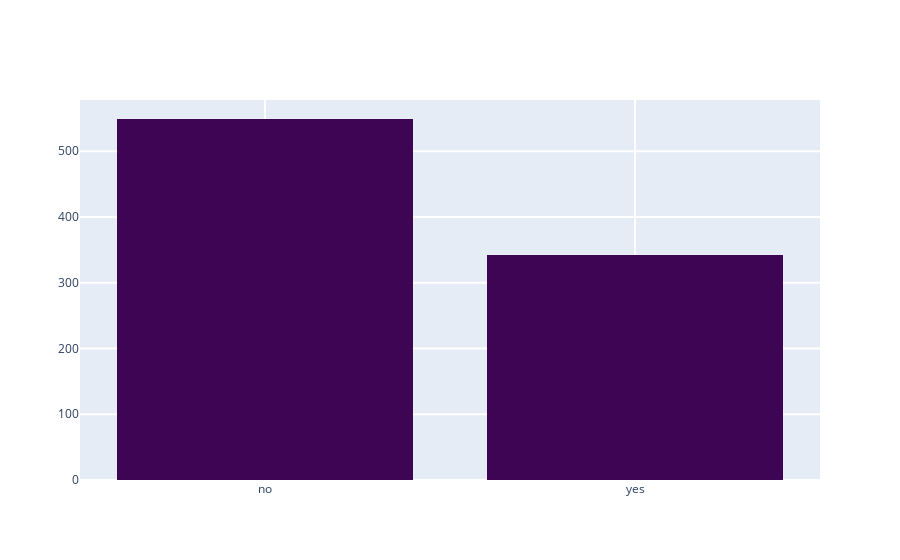

Notebook code cell kept with this figure:
### Markdown cell above
## Countplot

### Code cell
df = dataloader.load_titanic()
plty.countplot(df, col="alive")

### Figure 1 — Plotly figure (JSON) as saved in the notebook; plotly's stock layout.template omitted (floating-point values rounded to 4 significant figures; data arrays with more than 128 entries replaced by an {"elided": "..."} marker saying what was removed)
{"data": [{"histfunc": "count", "marker": {"color": "#3D0553"}, "type": "histogram", "x": {"elided": "891 str values"}}], "layout": {"autosize": true, "xaxis": {"autorange": true, "gridwidth": 2, "range": [-0.5, 1.5], "ticklen": 5, "type": "category", "zeroline": false}, "yaxis": {"autorange": true, "gridwidth": 2, "range": [0, 577.9], "ticklen": 5}}}
